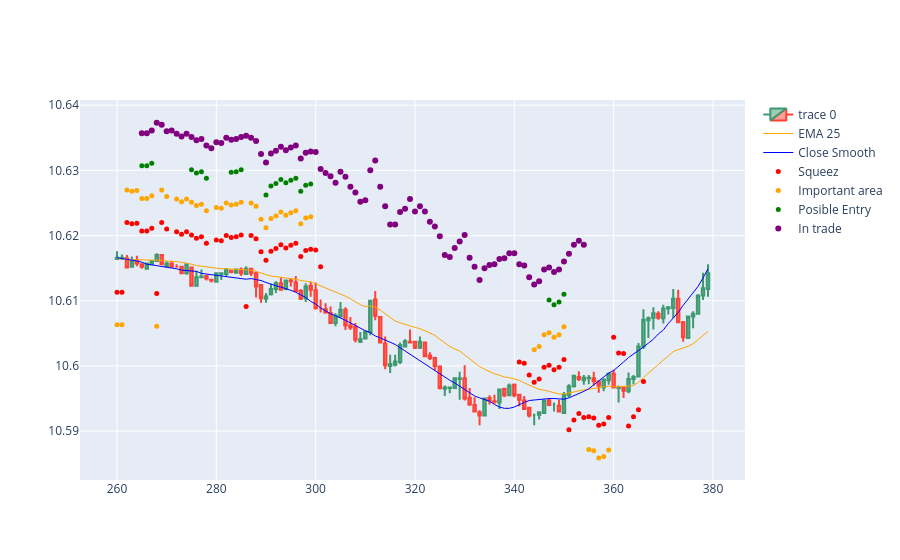

Notebook code for this chart:
### Code cell
import plotly.graph_objects as go  
import plotly.express as px

dfpl = result[260:380]

fig = go.Figure(
    data=[
        go.Candlestick(
            x=dfpl['bar'], 
            open=round(dfpl['open']*10,4),
            high=round(dfpl['high']*10,4),
            low=round(dfpl['low']*10,4),
            close=round(dfpl['close']*10,4)
        ),
        go.Scatter(
            x=dfpl['bar'], 
            y=round(dfpl['ema25']*10,4),
            line=dict(color='orange', width=1), 
            name="EMA 25"),
        go.Scatter(
            x=dfpl['bar'], 
            y=round(dfpl['close_smooth']*10,4),
            line=dict(color='blue', width=1), 
            name="Close Smooth"),
        #go.Scatter(
        #    x=dfpl['bar'], 
        #    y=round(dfpl['low_smooth']*10,4),
        #    line=dict(color='pink', width=1), 
        #    name="Close Smooth"),
        #go.Scatter(
        #    x=dfpl['bar'], 
        #    y=round(dfpl['high_smooth']*10,4),
        #    line=dict(color='purple', width=1), 
        #    name="Close Smooth")
    ]
)

fig.add_scatter(x=dfpl['bar'], y=dfpl['squezzeArea'], mode="markers", marker=dict(size=5, color="red"), name="Squeez")
fig.add_scatter(x=dfpl['bar'], y=dfpl['squeezeCloseToEmaArea'], mode="markers", marker=dict(size=5, color="orange"), name="Important area")
fig.add_scatter(x=dfpl['bar'], y=dfpl['posibleEntry'], mode="markers", marker=dict(size=5, color="green"), name="Posible Entry")
fig.add_scatter(x=dfpl['bar'], y=dfpl['positionArea'], mode="markers", marker=dict(size=6, color="purple"), name="In trade")

fig.update_layout(
    xaxis_rangeslider_visible=False
)

fig.show()
